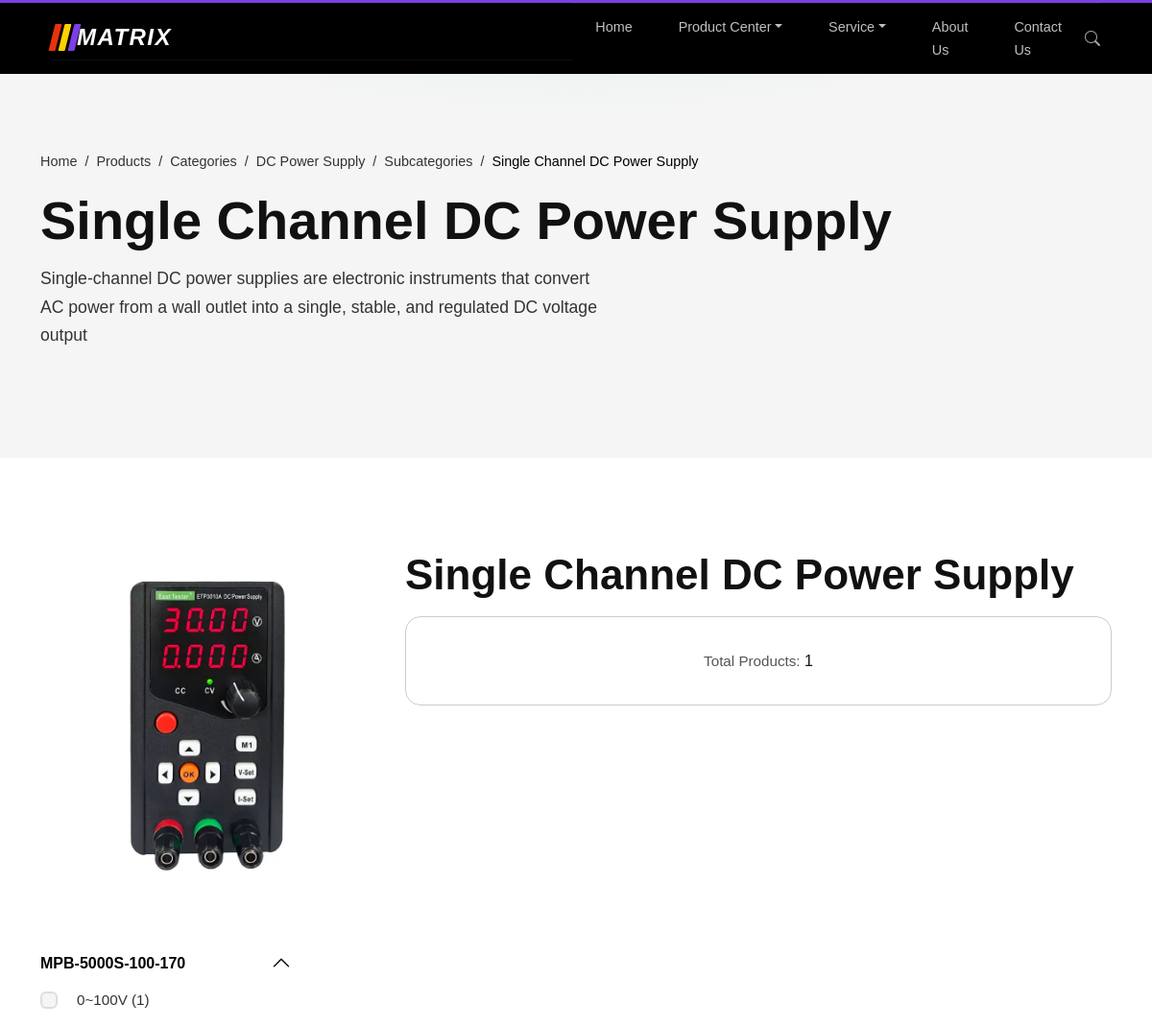
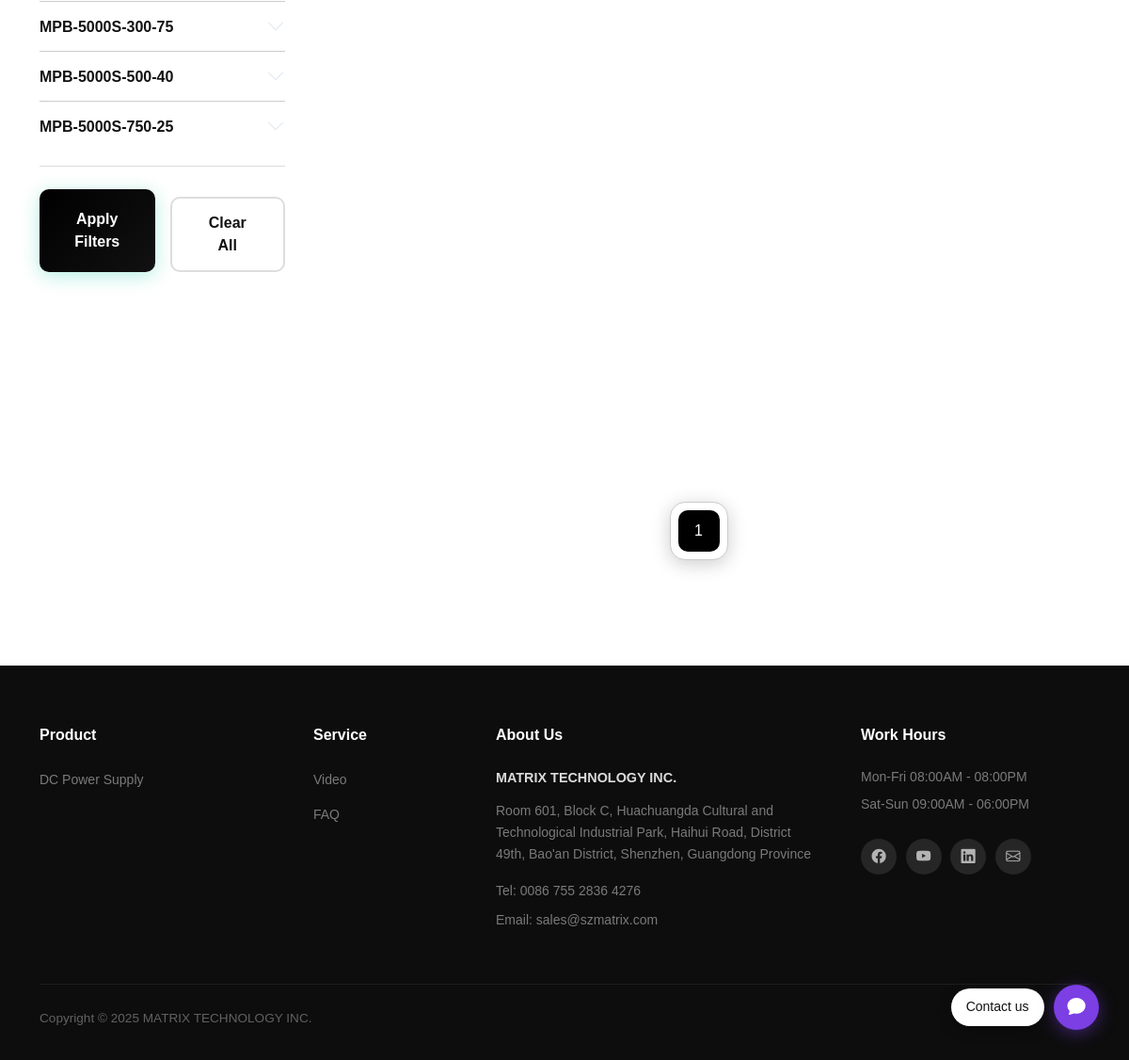
The app's page /products/subcategories/single-channel-dc-power-supply/ with its own data (2 pictures, top to bottom).
### products/models.py (models this page shows, shortened)
class Subcategory(models.Model):
    category = models.ForeignKey(
        Category,
        related_name="subcategories",
        on_delete=models.CASCADE,
    )
    name = models.CharField(max_length=255)
    slug = models.SlugField(unique=True)
    short_description = models.TextField(blank=True)
    description = models.TextField(blank=True)
    image = models.ImageField(upload_to="subcategories/images/", null=True, blank=True)
    class Meta:
        ordering = ["name"]
        verbose_name_plural = "subcategories"
    @property
    def product_count(self):
        return self.products.count()

class Category(models.Model):
    name = models.CharField(max_length=255)
    slug = models.SlugField(unique=True)
    short_description = models.TextField(blank=True)
    description = models.TextField(blank=True)
    image = models.ImageField(upload_to="categories/images/", null=True, blank=True)
    class Meta:
        ordering = ["name"]
        verbose_name_plural = "categories"

class Spec(models.Model):
    product = models.ForeignKey(
        Product,
        related_name="specs",
        on_delete=models.CASCADE,
    )
    label = models.CharField(max_length=255, help_text="e.g., 'Power Output', 'Speed', 'Voltage'")
    value = models.CharField(max_length=255, help_text="e.g., '500W', '3000 RPM', '220V'")
    class Meta:
        verbose_name_plural = "Specs"

### products/views.py (the view)
# urls.py: path("subcategories/<slug:slug>/", views.subcategory_details, name="subcategory_details"),
def subcategory_details(request, slug):
    subcategory = get_object_or_404(Subcategory, slug=slug)
    spec_qs = Spec.objects.filter(product__subcategory=subcategory)
    filters, active_filters, filter_query_string = _build_spec_filters(spec_qs, request.GET)
    products_qs = subcategory.products.all()
    for label, values in active_filters.items():
        products_qs = products_qs.filter(specs__label=label, specs__value__in=values).distinct()
    paginator = Paginator(products_qs, 20)
    page_obj = paginator.get_page(request.GET.get("page"))
    return render(
        request,
        "subcategory_details.html",
        {
            "subcategory": subcategory,
            "page_obj": page_obj,
            "filters": filters,
            "filter_query_string": filter_query_string,
            "active_filter_count": sum(len(v) for v in active_filters.values()),
        },
    )

### products/context_processors.py (called while the page is built)
def nav_categories(request):
    return {
        "nav_categories": Category.objects.all(),
    }

### products/models.py (called while the page is built)
    @property
    def category(self):
        return self.subcategory.category if self.subcategory else None

    @property
    def quick_specs(self):
        return self.specs.all()[:3]

    @property
    def specs_json(self):
        return json.dumps([{"label": s.label, "value": s.value} for s in self.specs.all()])

### templates/subcategory_details.html (shortened to what this page needs)
{% extends "base.html" %}
{% block content %}
<section class="page-header">
    <div class="container">
        <div class="page-header-content">
            <nav aria-label="breadcrumb">
                <ol class="breadcrumb">
                    <li class="breadcrumb-item"><a href="{% url 'core:index' %}">Home</a></li>
                    <li class="breadcrumb-item"><a href="{% url 'products:category_list' %}">Products</a></li>
                    <li class="breadcrumb-item"><a href="{% url 'products:category_list' %}">Categories</a></li>
                    <li class="breadcrumb-item"><a href="{% url 'products:category_details' subcategory.category.slug %}">{{ subcategory.category.name }}</a></li>
                    <li class="breadcrumb-item"><a href="{% url 'products:subcategory_list' %}">Subcategories</a></li>
                    <li class="breadcrumb-item active" aria-current="page">{{ subcategory.name }}</li>
                </ol>
            </nav>
            <h1>{{ subcategory.name }}</h1>
            <p>{{ subcategory.short_description }}</p>
        </div>
    </div>
</section>
<section class="section-padding" aria-labelledby="subcategory-detail-title">
    <div class="container">
        {% if subcategory.image or subcategory.description %}
        <div class="row g-4 mb-5 reveal">
            <div class="col-lg-4">
                <div class="subcategory-image-container">
                    {% if subcategory.image %}
                        <img src="{{ subcategory.image.url }}" alt="{{ subcategory.name }}" style="width: 100%; height: auto; border-radius: 8px;">
                    {% endif %}
                </div>
            </div>
            <div class="col-lg-8">
                <h2 id="subcategory-detail-title">{{ subcategory.name }}</h2>
                <div class="subcategory-header-stats">
                    <div class="stat-item">
                        <span class="stat-label">Total Products:</span>
                        <span class="stat-value">{{ subcategory.product_count }}</span>
                    </div>
                </div>
            </div>
        </div>
        {% endif %}
        <div class="row g-4">
            <div class="col-lg-3">
                <form method="get" id="filterForm">
                <div class="filter-sidebar-accordion">
                    <div class="accordion" id="filterAccordion">
                        {% for filter in filters %}
                        <div class="accordion-item">
                            <h2 class="accordion-header" id="heading{{ forloop.counter }}">
                                <button class="accordion-button {% if not forloop.first %}collapsed{% endif %}" type="button" data-bs-toggle="collapse" data-bs-target="#collapse{{ forloop.counter }}" aria-expanded="{% if forloop.first %}true{% else %}false{% endif %}" aria-controls="collapse{{ forloop.counter }}">
                                    {{ filter.name }}
                                </button>
                            </h2>
                            <div id="collapse{{ forloop.counter }}" class="accordion-collapse collapse {% if forloop.first %}show{% endif %}" aria-labelledby="heading{{ forloop.counter }}" data-bs-parent="#filterAccordion">
                                <div class="accordion-body">
                                    {% for option in filter.options %}
                                    <div class="filter-option">
                                        <input type="checkbox" id="{{ option.id }}" name="{{ option.name }}" value="{{ option.label }}" {% if option.checked %}checked{% endif %}>
                                        <label for="{{ option.id }}">{{ option.label }} ({{ option.count }})</label>
                                    </div>
                                    {% endfor %}
                                </div>
                            </div>
                        </div>
                        {% empty %}
                        <p class="text-muted small px-2">No filters available.</p>
                        {% endfor %}
                    </div>
                    <div class="filter-buttons mt-3">
                        <button type="submit" class="btn btn-primary-custom w-100">
                            <span>Apply Filters</span>
                        </button>
                        <a href="{{ request.path }}" class="btn btn-outline-custom w-100 mt-2 d-block text-center">
                            Clear All
                        </a>
                    </div>
                </div>
                </form>
            </div>
            <div class="col-lg-9">
                <div class="product-grid stagger-children">
                </div>
                <div class="pagination-wrapper">
                    <nav aria-label="Page navigation">
                        <ul class="pagination">
                            {% for num in page_obj.paginator.page_range %}
                            <li class="page-item {% if page_obj.number == num %}active{% endif %}"><a class="page-link" href="?{% if filter_query_string %}{{ filter_query_string }}&{% endif %}page={{ num }}">{{ num }}</a></li>
                            {% endfor %}
                        </ul>
                    </nav>
                </div>
            </div>
        </div>
    </div>
</section>
{% endblock %}

### templates/base.html (shortened to what this page needs)
{% load static %}
<!DOCTYPE html>
<html lang="en">
<head>
    <link href="https://cdn.jsdelivr.net/npm/bootstrap@5.3.0/dist/css/bootstrap.min.css" rel="stylesheet">
    <link href="https://cdn.jsdelivr.net/npm/bootstrap-icons@1.11.0/font/bootstrap-icons.css" rel="stylesheet">
    <link rel="stylesheet" href="{% static 'css/style.css' %}">
</head>
<body>
    <nav class="navbar navbar-expand-lg fixed-top" role="navigation" aria-label="Main navigation">
        <div class="container navbar-container">
            <div class="navbar-top d-flex w-100 align-items-center justify-content-between">
                <a class="navbar-brand" href="{% url 'core:index' %}">
                    <span class="brand-logo-wrap">
                        <span class="brand-strips" aria-hidden="true">
                            <i></i><i></i><i></i>
                        </span>
                        <span class="brand-name">MATRIX</span>
                    </span>
                </a>
            </div>
            <div class="collapse navbar-collapse" id="navbarMain">
                <ul class="navbar-nav me-auto">
                    <li class="nav-item">
                        <a class="nav-link {% if request.resolver_match.url_name == 'index' %}active{% endif %}"
                            href="{% url 'core:index' %}" {% if request.resolver_match.url_name == 'index' %}aria-current="page"{% endif %}>Home</a>
                    </li>
                    <li class="nav-item dropdown">
                        <a class="nav-link dropdown-toggle {% if request.resolver_match.url_name in 'category_list,subcategory_list,product_list,category_detail,subcategory_detail,product_detail' %}active{% endif %}"
                            href="#" data-bs-toggle="dropdown" aria-expanded="false">Product Center</a>
                    </li>
                    <li class="nav-item dropdown">
                        <a class="nav-link dropdown-toggle {% if request.resolver_match.url_name == 'services' %}active{% endif %}"
                            href="#" data-bs-toggle="dropdown" aria-expanded="false">Service</a>
                    </li>
                    <li class="nav-item">
                        <a class="nav-link {% if request.resolver_match.url_name == 'about' %}active{% endif %}"
                            href="{% url 'core:about' %}" {% if request.resolver_match.url_name == 'about' %}aria-current="page"{% endif %}>About Us</a>
                    </li>
                    <li class="nav-item">
                        <a class="nav-link {% if request.resolver_match.url_name == 'contact' %}active{% endif %}"
                            href="{% url 'core:contact' %}" {% if request.resolver_match.url_name == 'contact' %}aria-current="page"{% endif %}>Contact Us</a>
                    </li>
                </ul>
                <div class="navbar-end-controls d-flex align-items-center gap-3">
                    <button class="btn btn-link nav-search-btn p-0" id="navSearchToggle" aria-label="Search" aria-expanded="false" aria-controls="navSearchOverlay"><i class="bi bi-search"></i></button>
                </div>
            </div>
        </div>
    </nav>
    <main id="main-content">
        {% block content %}{% endblock %}
    </main>
    <footer class="footer" role="contentinfo">
        <div class="container">
            <div class="row g-5">
                <div class="col-lg-3 col-md-6">
                    <h5 class="footer-col-title">Product</h5>
                    <ul class="footer-links">
                        {% for category in nav_categories %}
                        <li><a href="{% url 'products:category_details' category.slug %}">{{ category.name }}</a></li>
                        {% empty %}
                        <li><a href="{% url 'products:category_list' %}">All Categories</a></li>
                        {% endfor %}
                    </ul>
                </div>
                <div class="col-lg-2 col-md-6">
                    <h5 class="footer-col-title">Service</h5>
                    <ul class="footer-links">
                        <li><a href="{% url 'core:videos' %}">Video</a></li>
                        <li><a href="{% url 'core:faq' %}">FAQ</a></li>
                    </ul>
                </div>
                <div class="col-lg-4 col-md-6">
                    <h5 class="footer-col-title">About Us</h5>
                    <div class="footer-about-info">
                        <p class="footer-company-name">MATRIX TECHNOLOGY INC.</p>
                        <p class="footer-address">Room 601, Block C, Huachuangda Cultural and Technological Industrial Park, Haihui Road, District 49th, Bao'an District, Shenzhen, Guangdong Province</p>
                        <p class="footer-contact-line">Tel: 0086 755 2836 4276</p>
                        <p class="footer-contact-line">Email: sales@szmatrix.com</p>
                    </div>
                </div>
                <div class="col-lg-3 col-md-6">
                    <h5 class="footer-col-title">Work Hours</h5>
                    <div class="footer-hours">
                        <p>Mon-Fri 08:00AM - 08:00PM</p>
                        <p>Sat-Sun 09:00AM - 06:00PM</p>
                    </div>
                    <div class="footer-social-icons">
                        <a href="#" class="footer-social-icon" aria-label="Facebook"><i class="bi bi-facebook"></i></a>
                        <a href="#" class="footer-social-icon" aria-label="YouTube"><i class="bi bi-youtube"></i></a>
                        <a href="#" class="footer-social-icon" aria-label="LinkedIn"><i class="bi bi-linkedin"></i></a>
                        <a href="#" class="footer-social-icon" aria-label="Email"><i class="bi bi-envelope"></i></a>
                    </div>
                </div>
            </div>
            <div class="footer-bottom">
                <p class="footer-copyright">Copyright &copy; 2025 MATRIX TECHNOLOGY INC.</p>
            </div>
        </div>
        <a href="{% url 'core:contact' %}" class="floating-contact-btn" aria-label="Contact us">
            <span class="floating-contact-label">Contact us</span>
            <span class="floating-contact-icon-wrap"><i class="bi bi-chat-fill"></i></span>
        </a>
    </footer>
</body>
</html>

### records on screen
Subcategory: category.name "DC Power Supply", name "Single Channel DC Power Supply", short_description "Single-channel DC power supplies are electronic instruments that convert AC power from a wall outlet into a single, stable, and regulated DC voltage output", image (picture), product_count "1"
Spec: name "MPB-5000S-750-25"
Category: name "DC Power Supply"

### other values on screen
{{ filter.name }} "MPB-5000S-100-170" "MPB-5000S-300-75" "MPB-5000S-500-40"
{{ option.label }} "0~100V"
{{ option.count }} "1"
{{ num }} "1"
